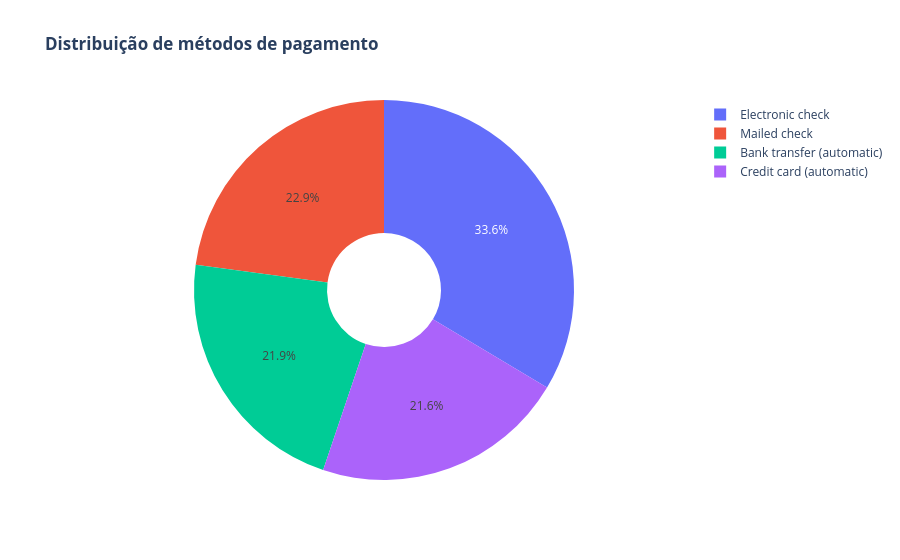

This figure's notebook cell:
### Code cell
d5=d5.to_pandas().reset_index()
fig5 = go.Figure(data=[go.Pie(labels=d5['PaymentMethod'], values=d5['Count'], hole=.3)])
fig5.update_layout(title_text="<b>Distribuição de métodos de pagamento</b>")
fig5.show()

### Figure 1 — Plotly figure (JSON) as saved in the notebook; plotly's stock layout.template omitted (floating-point values rounded to 4 significant figures)
{"data": [{"hole": 0.3, "labels": ["Credit card (automatic)", "Bank transfer (automatic)", "Mailed check", "Electronic check"], "type": "pie", "values": [1522, 1544, 1612, 2365]}], "layout": {"autosize": true, "title": {"text": "<b>Distribuição de métodos de pagamento</b>"}}}
